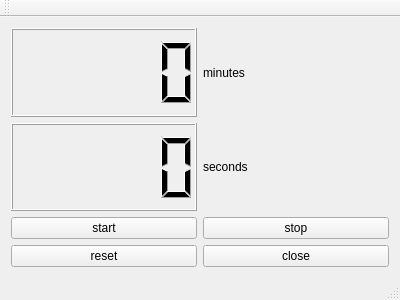
<?xml version="1.0" encoding="UTF-8"?>
<ui version="4.0">
 <class>MainWindow</class>
 <widget class="QMainWindow" name="MainWindow">
  <property name="geometry">
   <rect>
    <x>0</x>
    <y>0</y>
    <width>400</width>
    <height>300</height>
   </rect>
  </property>
  <property name="windowTitle">
   <string>MainWindow</string>
  </property>
  <widget class="QWidget" name="centralWidget">
   <layout class="QGridLayout" name="gridLayout">
    <item row="2" column="1">
     <widget class="QPushButton" name="stopButton">
      <property name="text">
       <string>stop</string>
      </property>
     </widget>
    </item>
    <item row="3" column="1">
     <widget class="QPushButton" name="closeButton">
      <property name="text">
       <string>close</string>
      </property>
     </widget>
    </item>
    <item row="3" column="0">
     <widget class="QPushButton" name="resetButton">
      <property name="text">
       <string>reset</string>
      </property>
     </widget>
    </item>
    <item row="0" column="1">
     <widget class="QLabel" name="label">
      <property name="text">
       <string>minutes</string>
      </property>
     </widget>
    </item>
    <item row="2" column="0">
     <widget class="QPushButton" name="startButton">
      <property name="text">
       <string>start</string>
      </property>
     </widget>
    </item>
    <item row="1" column="1">
     <widget class="QLabel" name="label_2">
      <property name="text">
       <string>seconds</string>
      </property>
     </widget>
    </item>
    <item row="0" column="0">
     <widget class="QLCDNumber" name="lcdNumberMin"/>
    </item>
    <item row="1" column="0">
     <widget class="QLCDNumber" name="lcdNumberSec"/>
    </item>
   </layout>
  </widget>
  <widget class="QMenuBar" name="menuBar">
   <property name="geometry">
    <rect>
     <x>0</x>
     <y>0</y>
     <width>400</width>
     <height>21</height>
    </rect>
   </property>
  </widget>
  <widget class="QToolBar" name="mainToolBar">
   <attribute name="toolBarArea">
    <enum>TopToolBarArea</enum>
   </attribute>
   <attribute name="toolBarBreak">
    <bool>false</bool>
   </attribute>
  </widget>
  <widget class="QStatusBar" name="statusBar"/>
 </widget>
 <layoutdefault spacing="6" margin="11"/>
 <resources/>
 <connections>
  <connection>
   <sender>closeButton</sender>
   <signal>clicked()</signal>
   <receiver>MainWindow</receiver>
   <slot>close()</slot>
   <hints>
    <hint type="sourcelabel">
     <x>313</x>
     <y>263</y>
    </hint>
    <hint type="destinationlabel">
     <x>213</x>
     <y>126</y>
    </hint>
   </hints>
  </connection>
 </connections>
</ui>
